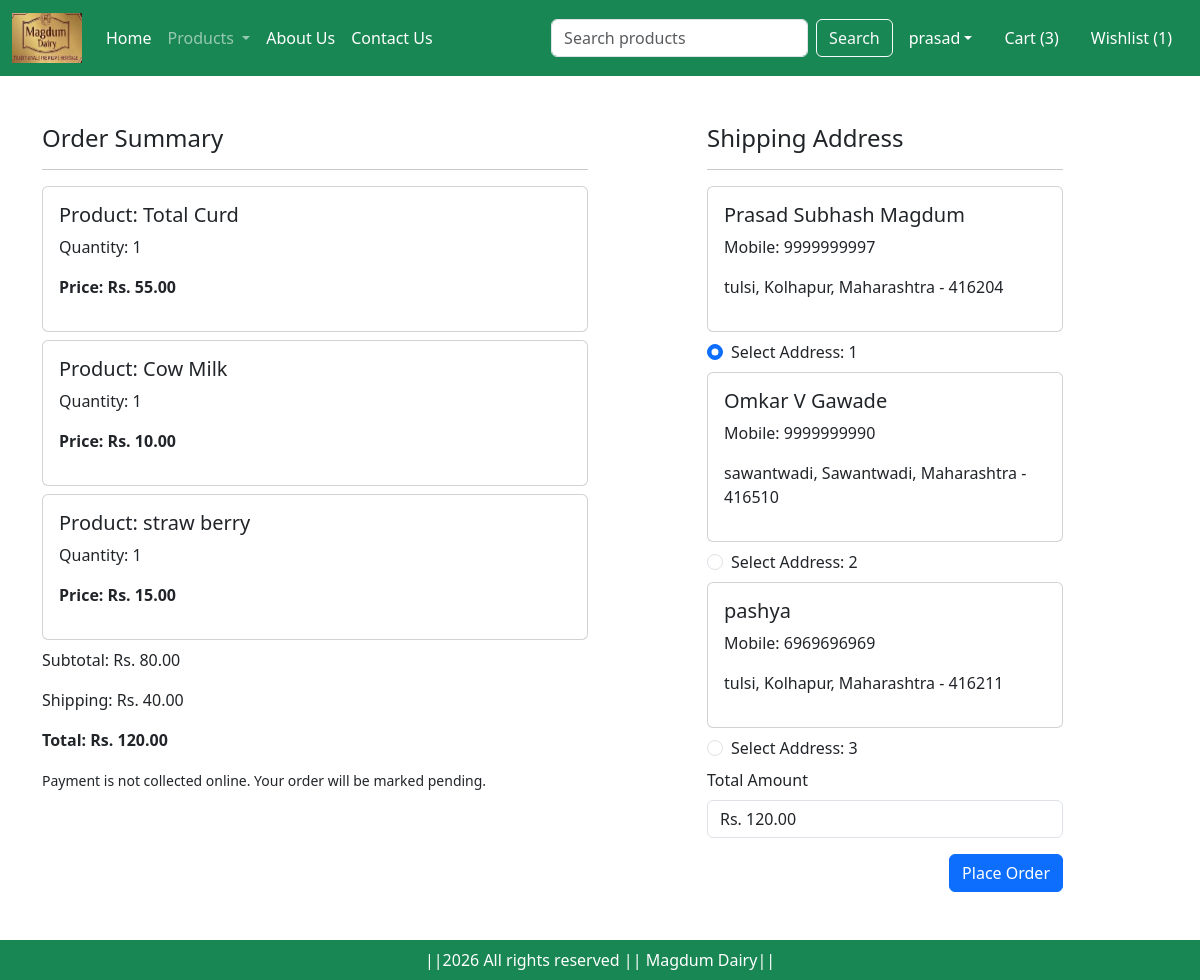
/checkout/ (signed in), run on an earlier commit of the app's database.
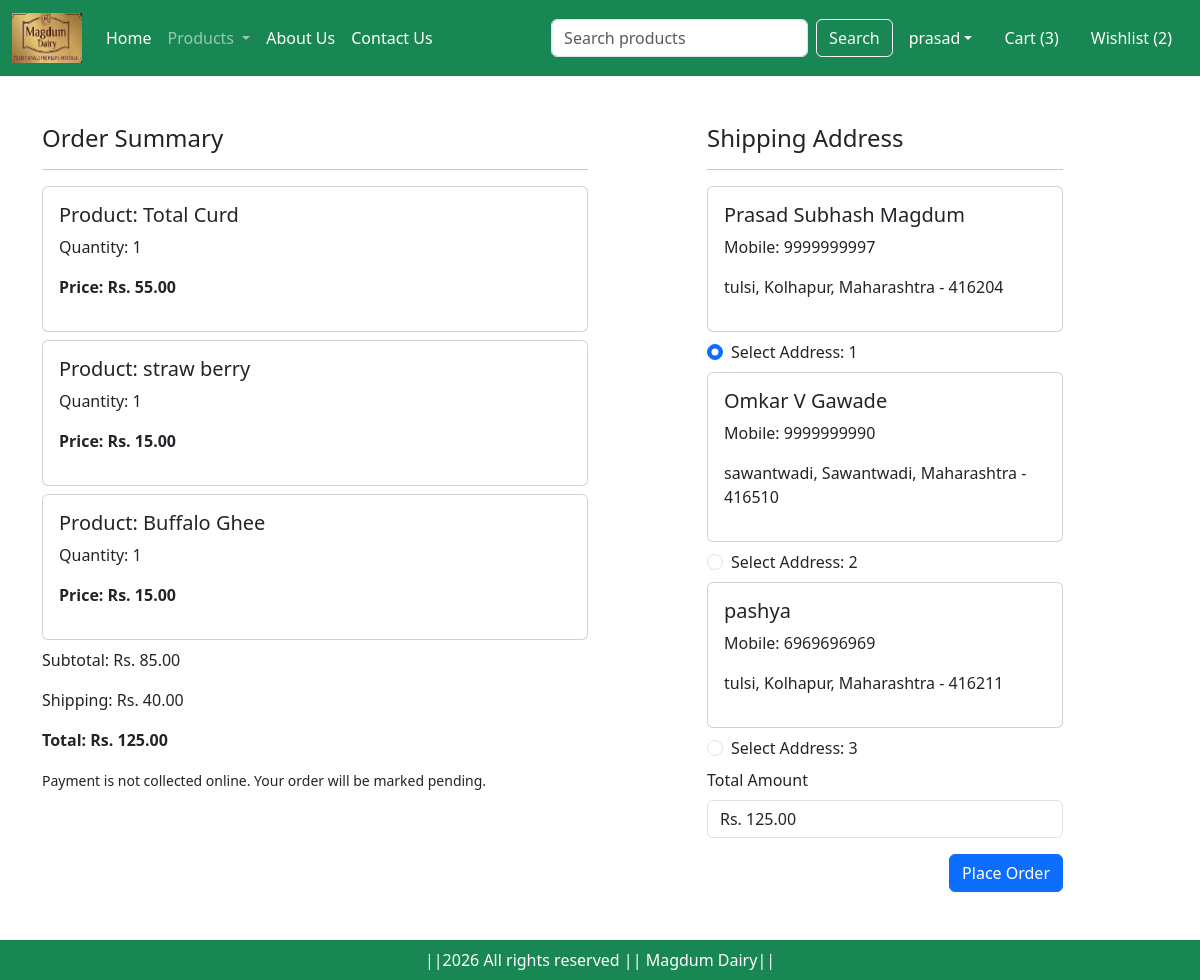
And on a later commit of the database.
### app/models.py (models this page shows, shortened)
class Cart(models.Model):
    user = models.ForeignKey(User,on_delete=models.CASCADE)
    product = models.ForeignKey(Product,on_delete=models.CASCADE)
    quantity = models.PositiveIntegerField(default=1)
    class Meta:
        constraints = [
            models.UniqueConstraint(fields=['user', 'product'], name='unique_cart_user_product'),
        ]
    @property
    def total_cost(self):
        return self.quantity * self.product.discounted_price

class Product(models.Model):
    title= models.CharField(max_length=100)
    selling_price = models.DecimalField(max_digits=10, decimal_places=2)
    discounted_price = models.DecimalField(max_digits=10, decimal_places=2)
    description = models.TextField()
    composition=models.TextField(default='')
    prodapp=models.TextField(default='')
    category=models.CharField(choices=CATEGORY_CHOICES, max_length=2)
    product_image=models.ImageField(upload_to='product')

class Customer(models.Model):
    user = models.ForeignKey(User , on_delete=models.CASCADE)
    name= models.CharField(max_length=200)
    locality = models.CharField(max_length=200)
    city = models.CharField(max_length=50)
    mobile = models.CharField(max_length=16)
    zipcode = models.CharField(max_length=10)
    state =  models.CharField(choices=STATE_CHOICES, max_length=100)

### app/views.py (the view, shortened to what this page needs)
# urls.py: path('checkout/', views.checkout.as_view(), name='checkout'),
@method_decorator(login_required, name='dispatch')
class checkout(View):
    def get(self, request):
        cart_items = list(Cart.objects.filter(user=request.user).select_related('product'))
        if not cart_items:
            messages.info(request, "Your cart is empty.")
            return redirect('showcart')
        add = Customer.objects.filter(user=request.user)
        amount, totalamount = _cart_totals(cart_items)
        if not add.exists():
            messages.info(request, "Add a shipping address before checkout.")
            return redirect('profile')
        return render(request, 'app/checkout.html', {
            'add': add,
            'cart_items': cart_items,
            'amount': amount,
            'shipping_cost': SHIPPING_COST,
            'totalamount': totalamount,
        })

### app/context_processors.py (called while the page is built)
def cart_count(request):
    count = 0
    wishlist_count = 0
    if request.user.is_authenticated:
        count = Cart.objects.filter(user=request.user).values_list('quantity', flat=True)
        count = sum(count)
        wishlist_count = WishlistItem.objects.filter(user=request.user).count()
    return {'cart_count': count, 'wishlist_count': wishlist_count}

### app/views.py (called while the page is built)
def _cart_totals(cart_items):
    amount = sum(
        (item.quantity * item.product.discounted_price for item in cart_items),
        start=Decimal('0.00'),
    )
    return amount, amount + SHIPPING_COST if cart_items else Decimal('0.00')

### app/templates/app/checkout.html (shortened to what this page needs)
{% extends "app/base.html" %}
{% load static %}
{% block main-content %}
<div class="container">
<div class="row mt-5">
    <div class="col-sm-6">
        <h4>Order Summary</h4>
        <hr>
        {% for item in cart_items %}
            <div class="card mb-2">
                <div class="card-body">
                    <h5>Product: {{ item.product.title }}</h5>
                    <p>Quantity: {{ item.quantity }}</p>
                    <p class="fw-bold">Price: Rs. {{ item.total_cost }}</p>
                </div>
            </div>
        {% endfor %}
            <p>Subtotal: Rs. {{ amount }}</p>
            <p>Shipping: Rs. {{ shipping_cost }}</p>
            <p class="fw-bold">Total: Rs. {{ totalamount }}</p>
            <small>Payment is not collected online. Your order will be marked pending.</small>
    </div>
    <div class="col-sm-4 offset-sm-1">
        <h4>Shipping Address</h4>
        <hr>
        <form method="post" id="checkout-form">
            {% for ad   in  add %}
            <div class="card">
            <div class="card-body">
                <h5>{{ad.name}}</h5>
                <p>Mobile: {{ad.mobile}}</p>
                <p>{{ad.locality}}, {{ad.city}}, {{ad.get_state_display}} - {{ad.zipcode}}</p>
                </div>
            </div>
            <div class="form-check mt-2 mb-2">
                <input class="form-check-input" type="radio" name="custid" id="custadd{{forloop.counter}}" value="{{ad.id}}" {% if forloop.first %}checked{% endif %}>
                <label class="form-check-label" for="custadd{{forloop.counter}}">
                    Select Address: {{forloop.counter}}</label>
            </div>
            {% endfor %}
            <div class="from-check mb-3">
                <label for ="totamount" class="form-label">Total Amount</label>
                <input type="text" class="form-control" id="totamount" value="Rs. {{ totalamount }}" readonly>
            </div>
            <div class="text-end">
                <button type="submit" class="btn btn-primary">Place Order</button>
            </div>
        </form>
    </div>
</div>
</div>
{% endblock main-content %}

### app/templates/app/base.html (shortened to what this page needs)
<!DOCTYPE html>
{% load static %}
<html lang="en">
<head>
    <link href="https://cdn.jsdelivr.net/npm/bootstrap@5.3.3/dist/css/bootstrap.min.css"
    rel="stylesheet"
>
    <link rel="stylesheet" href="{% static 'app/css/owl.carousel.min.css' %}"/>
    <link rel="stylesheet"href="{% static 'app/css/all.min.css'%}"/>
    <link rel="stylesheet"href="{% static 'app/css/style.css'%}"/>
</head>
<body>
    <nav class="navbar navbar-expand-lg navbar-dark bg-success">
        <div class="container-fluid">
          <a class="navbar-brand" href="{% url 'home' %}">
            <img src="{% static 'app/images/product/Neel.png' %}" width="70" height="50" alt="Magdum Dairy">
          </a>
          <div class="collapse navbar-collapse" id="navbarSupportedContent">
            <ul class="navbar-nav me-auto mb-2 mb-lg-0">
              <li class="nav-item">
                <a class="nav-link active" aria-current="page" href="{% url 'home' %}">Home</a>
              </li>
              <li class="nav-item dropdown">
                <a class="nav-link dropdown-toggle" href="#" role="button" data-bs-toggle="dropdown" aria-expanded="false">
                  Products
                </a>
              </li>
              <li class="nav-item">
                <a class="nav-link text-white" href="{% url 'about' %}">About Us</a>
              </li>
              <li class="nav-item">
                <a class="nav-link text-white" href="{% url 'contact' %}">Contact Us</a>
              </li>
            </ul>
            <form class="d-flex" role="search" method="get" action="{% url 'product-search' %}">
              <input class="form-control me-2" type="search" name="q" value="{{ request.GET.q }}" placeholder="Search products" aria-label="Search products">
              <button class="btn btn-outline-light" type="submit">Search</button>
            </form>
          </div>
          <ul class="navbar-nav mb-2 mb-lg-0">
            {% if request.user.is_authenticated %}
            <li class="nav-item dropdown mx-2">
                <a class="nav-link dropdown-toggle text-white" href="#"
                id="profileDropdown" role="button" data-bs-toggle="dropdown"
                aria-expanded="false">{{ request.user.get_short_name|default:request.user.username }}</a>
            </li>
            <li class="nav-item mx-2">
                <a href="{% url 'showcart' %}" class="nav-link text-white">Cart ({{ cart_count }})</a>
            </li>
            <li class="nav-item mx-2">
                <a href="{% url 'wishlist' %}" class="nav-link text-white">Wishlist ({{ wishlist_count }})</a>
            </li>
            {% endif %}
          </ul>
        </div>
      </nav>
      {%block main-content%}{%endblock main-content%}
      <footer class="container-fluid bg-success text-center text-white p-2 mt-5">
         ||{% now "Y" %} All rights reserved || Magdum Dairy||
      </footer>
</body>
</html>

What changed in the data, as far as the page shows it:
removed Cart: product "Cow Milk", quantity "1", total_cost "10.00"
added Cart: product "Buffalo Ghee", quantity "1", total_cost "15.00"
Also different on the page:
{{ wishlist_count }}: "1" → "2"
{{ amount }}: "80.00" → "85.00"
{{ totalamount }}: "120.00" → "125.00"
form field totalamount: "Rs. 120.00" → "Rs. 125.00"
